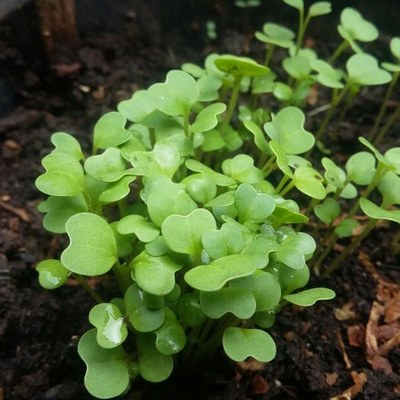
#> input picture assets/pakcoy_stages/fase_awal.jpg, 400 x 400 px
$ python -i utils.py   (imports and definitions only)
#> lines starting #> are read from the running program, lines starting #| are printed output that depends on the picture; after the words box and inside, x2 and y2 are one past the last pixel; in counts of white or black regions, pixels touching at a corner belong together
#> further down, picture is the input picture: PIL image 400x400 RGB; mean R, G, B 73.7, 92.3, 47.7
"""Fungsi pendukung aplikasi monitoring pakcoy (tanpa TensorFlow/Streamlit)."""
import json
from datetime import datetime

import numpy as np
import pandas as pd
from PIL import Image

CLASS_NAMES = ["masa_pertumbuhan", "mendekati_panen", "siap_panen"]
CNN_CLASS_NAMES = ["bukan_pakcoy", "masa_pertumbuhan", "mendekati_panen", "siap_panen"]
CLASS_LABELS = {
    "bukan_pakcoy": "Bukan Pakcoy",
    "masa_pertumbuhan": "Masa Pertumbuhan",
    "mendekati_panen": "Mendekati Panen",
    "siap_panen": "Siap Panen",
}
JAM_MAP = {"08:00": 0, "12:00": 1, "16:00": 2}
JAM_LIST = ["08:00", "12:00", "16:00"]
SENSOR_COLS = ["Soil Moisture (%)", "Temperature (°C)"]
MATURITY_COL = "Ground Truth Maturity Level (%)"
# Konstanta terpusat siklus budidaya tanaman pakcoy (30 hari)
START_DAY = 1
HARVEST_DAY = 30
CYCLE_DAYS = 30
READINGS_PER_DAY = 3
CYCLE_LENGTH = CYCLE_DAYS * READINGS_PER_DAY  # 90 pembacaan sensor per siklus
LABEL_UMUR = "Umur Tanaman (hari)"
MATURITY_THRESHOLDS = [66.5, 89.0]  # Ambang batas kematangan model LSTM

REQUIRED_COLS = ["Day", "Time", "Soil Moisture (%)", "Temperature (°C)",
                 "Soil Condition", MATURITY_COL, "Ground Truth Criteria"]

DRY_LIMIT = 55.0      # batas kering (%), sama dengan aturan label Dry di Data_Training
WET_LIMIT = 76.0      # batas basah (%)
TEMP_OPT_MIN = 22.0   # batas bawah suhu optimal pertumbuhan pakcoy (°C)
TEMP_OPT_MAX = 28.0   # batas atas suhu optimal pertumbuhan pakcoy (°C)
TEMP_TOL_MIN = 18.0   # batas peringatan udara terlalu sejuk (°C)
TEMP_TOL_MAX = 30.0   # batas peringatan udara terlalu terik (°C)

# Informasi umum agronomi pakcoy (bukan hasil model).
STAGE_INFO = {
    "bukan_pakcoy": {
        "ciri": "Objek bukan merupakan tanaman pakcoy (bisa berupa pot/tanah kosong, gulma/tanaman lain, atau benda sehari-hari).",
        "saran": "Unggah foto daun tanaman pakcoy yang jelas dan fokus dari sudut atas agar dapat dianalisis.",
    },
    "masa_pertumbuhan": {
        "ciri": "Bibit sampai fase vegetatif: daun masih kecil hingga mulai melebar, tanaman belum membentuk roset yang padat.",
        "saran": "Jaga kelembapan tanah tetap stabil, siram teratur, dan pantau hama pada daun muda.",
    },
    "mendekati_panen": {
        "ciri": "Daun makin lebar, roset mulai padat, tangkai daun menebal, dan warna daun semakin hijau pekat.",
        "saran": "Pertahankan penyiraman, kurangi gangguan pada tanaman, dan siapkan jadwal panen.",
    },
    "siap_panen": {
        "ciri": "Daun lebar dan penuh, tangkai tebal, tanaman rimbun. Pakcoy umumnya dipanen sekitar 30 hari setelah tanam.",
        "saran": "Segera panen agar kualitas tidak menurun (daun menguning atau tanaman berbunga jika terlambat).",
    },
}


def load_json(path):
    with open(path, "r", encoding="utf-8") as f:
        return json.load(f)


# ------------------------------------------------------------------ data
# [189 lines left out: functions stage_key, _normalize_time_str, _normalize_soil_condition, normalize_dataset, make_features, stage_from_maturity and 3 more, not called in this run]


# ------------------------------------------------------------------ analisis foto
def green_analysis(img, px_per_cm=0.0, max_side=640):
    """Segmentasi warna hijau sederhana (HSV) untuk memperkirakan tutupan, kerapatan rimbun, dan dimensi fisik daun (cm).
    Secara otomatis mengestimasi ukuran dalam cm berdasarkan standar foto HP, atau kalibrasi presisi dari skala."""
#> called with px_per_cm = 0, max_side = 640
    img = img.convert("RGB")
    ow, oh = img.size
#> ow = 400; oh = 400
    scale = min(1.0, max_side / max(ow, oh))
#> scale = 1
    small = img.resize((max(1, int(ow * scale)), max(1, int(oh * scale))))
    hsv = np.asarray(small.convert("HSV")).astype(np.int16)
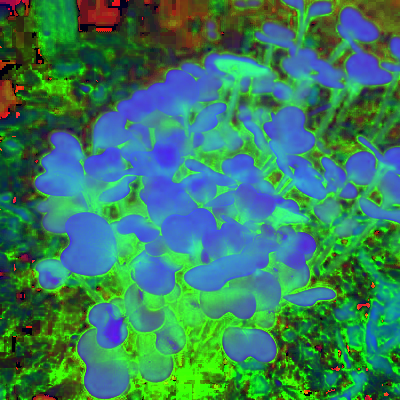
#> hsv: shape (400, 400, 3) int16; mean R, G, B 54.9, 126, 94.8
    h, s, v = hsv[..., 0], hsv[..., 1], hsv[..., 2]
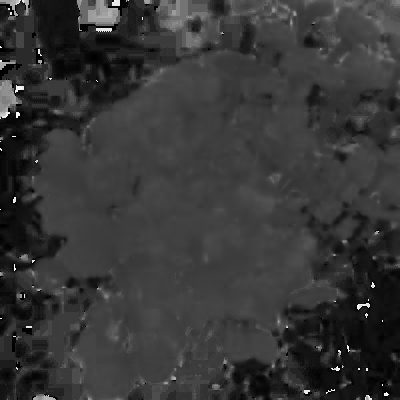
#> h: shape (400, 400) int16; min 0, max 252, mean 54.9
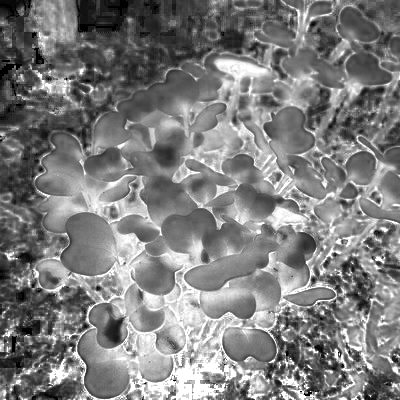
#> s: shape (400, 400) int16; min 0, max 255, mean 126
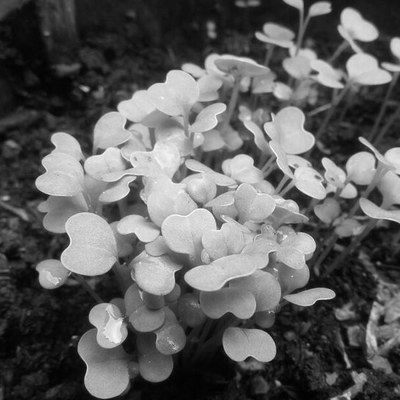
#> v: shape (400, 400) int16; min 0, max 255, mean 94.8
    # Mask daun tanaman: mencakup klorofil hijau dan daun menguning (klorosis), namun menolak warna kulit dan interior
    mask = ((h >= 48) & (h <= 125) & (s >= 50) & (v >= 38)) | ((h >= 38) & (h < 48) & (s >= 70) & (v >= 50))
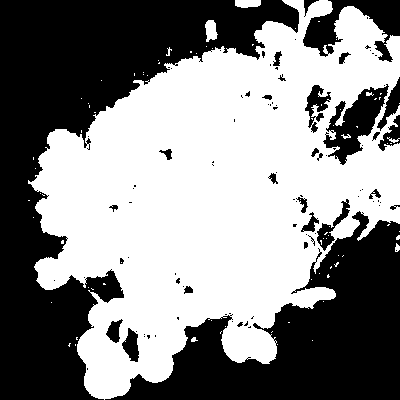
#> mask: shape (400, 400) bool; 53.4% white; 94 black regions (67 under 20 px), largest, box (x1, y1, x2, y2) and area: (0, 0, 299, 400) 41964, (105, 211, 400, 400) 24344, (303, 0, 400, 62) 2579

    result = {
        "coverage_pct": float(mask.mean() * 100.0),
        "bbox_w_px": 0, "bbox_h_px": 0, "compactness": 0.0, "aspect": 0.0,
        "yellow_pct": 0.0, "greenness": 0.0, "brightness": 0.0,
        "area_cm2": 0.0, "width_cm": 0.0, "height_cm": 0.0, "is_estimated_cm": True,
    }
    if mask.any():
        result["yellow_pct"] = float((h[mask] < 50).mean() * 100.0)      # hijau kekuningan
        result["greenness"] = float(s[mask].mean() / 255.0 * 100.0)      # kepekatan warna hijau
        result["brightness"] = float(v[mask].mean() / 255.0 * 100.0)
    rows = np.where(mask.mean(axis=1) > 0.01)[0]
#> rows = 399 values from 0 to 398
    cols = np.where(mask.mean(axis=0) > 0.01)[0]
#> cols = 369 values from 28 to 399
    if len(rows) and len(cols):
        bw = int(cols.max() - cols.min() + 1)
#> bw = 372
        bh = int(rows.max() - rows.min() + 1)
#> bh = 399
        result["bbox_w_px"] = int(round(bw / scale))
        result["bbox_h_px"] = int(round(bh / scale))
        result["compactness"] = float(mask.sum() / max(1, bw * bh))
        result["aspect"] = float(bw / max(1, bh))

        # Konversi ke centimeter (cm & cm²) yang ramah bagi orang awam
        is_manual_scale = bool(px_per_cm and px_per_cm > 0)
        effective_px_per_cm = float(px_per_cm) if is_manual_scale else max(1.0, float(max(ow, oh)) / 50.0)
#> effective_px_per_cm = 8
        result["width_cm"] = float(result["bbox_w_px"] / effective_px_per_cm)
        result["height_cm"] = float(result["bbox_h_px"] / effective_px_per_cm)
        result["area_cm2"] = float(mask.sum() / (scale ** 2) / (effective_px_per_cm ** 2))
        result["is_estimated_cm"] = not is_manual_scale

    arr = np.asarray(small).astype(np.float32)
    arr[~mask] *= 0.3
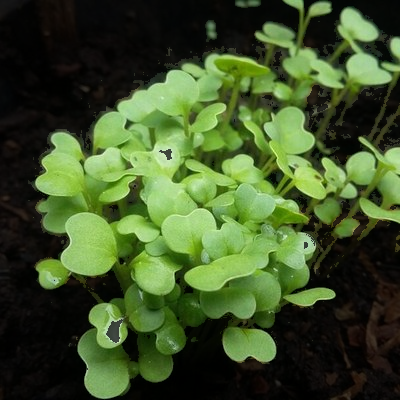
#> arr: shape (400, 400, 3) float32; mean R, G, B 62.6, 82.4, 40.6
    result["overlay"] = Image.fromarray(arr.astype(np.uint8))
    return result


# [102 lines left out: functions validate_plant_image, readiness_index, build_report, _has_tabulate, not called in this run]

>>> from PIL import Image
>>> picture = Image.open('assets/pakcoy_stages/fase_awal.jpg')
>>> result = green_analysis(picture)
#> result = 13 items

$ run again, on assets/pakcoy_stages/masa_pertumbuhan.jpg
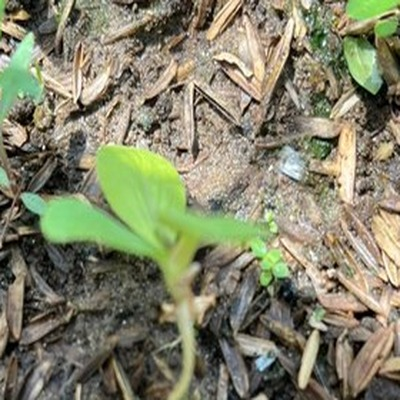
#> input picture assets/pakcoy_stages/masa_pertumbuhan.jpg, 400 x 400 px
#> picture is the input picture: PIL image 400x400 RGB; mean R, G, B 130.5, 130.7, 105.4
#> in green_analysis, `mask = ((h >= 48) & (h <= 125) & (s >= 50) & (v >= 38)) | ((h >= 38) &..`:
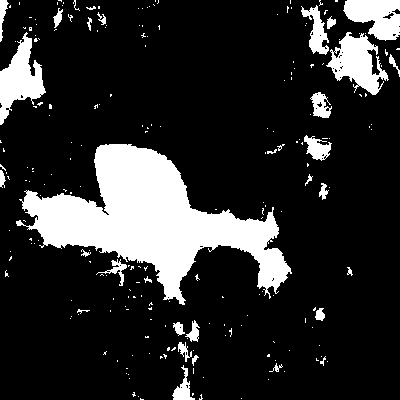
#> mask: shape (400, 400) bool; 17.2% white; 224 white regions (191 under 20 px), largest, box (x1, y1, x2, y2) and area: (16, 144, 292, 305) 17886, (0, 32, 46, 125) 2008, (326, 32, 389, 95) 1985
#> rows = 369 values from 0 to 399
#> cols = 390 values from 0 to 399
#> bw = 400
#> in green_analysis, `arr[~mask] *= 0.3`:
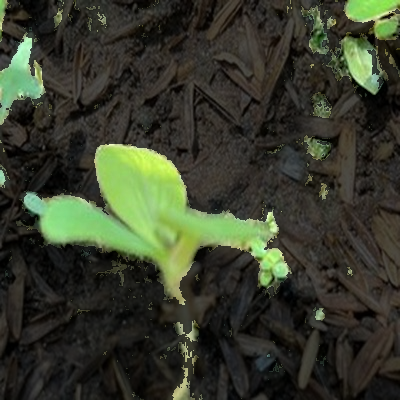
#> arr: shape (400, 400, 3) float32; mean R, G, B 55.4, 60.1, 43.9
#> result = 13 items

$ run again, on assets/pakcoy_stages/mendekati_panen.jpg
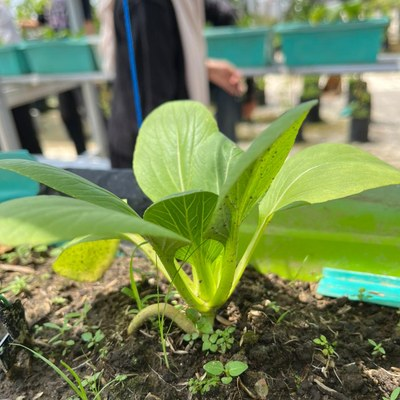
#> input picture assets/pakcoy_stages/mendekati_panen.jpg, 400 x 400 px
#> picture is the input picture: PIL image 400x400 RGB; mean R, G, B 115.3, 132.7, 85.2
#> in green_analysis, `mask = ((h >= 48) & (h <= 125) & (s >= 50) & (v >= 38)) | ((h >= 38) &..`:
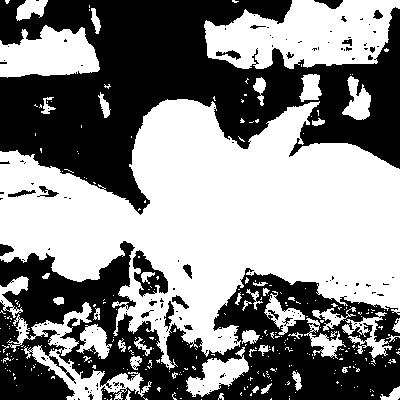
#> mask: shape (400, 400) bool; 52.9% white; 159 black regions (137 under 20 px), largest, box (x1, y1, x2, y2) and area: (0, 0, 400, 215) 41633, (0, 241, 400, 400) 31198, (133, 250, 168, 297) 781
#> rows = 400 values from 0 to 399
#> bw = 400
#> in green_analysis, `arr[~mask] *= 0.3`:
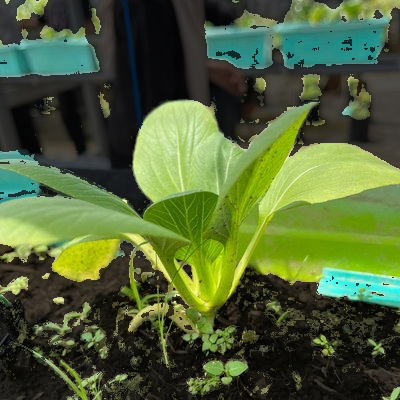
#> arr: shape (400, 400, 3) float32; mean R, G, B 80, 98.3, 55.2
#> result = 13 items

$ run again, on assets/pakcoy_stages/siap_panen.jpg
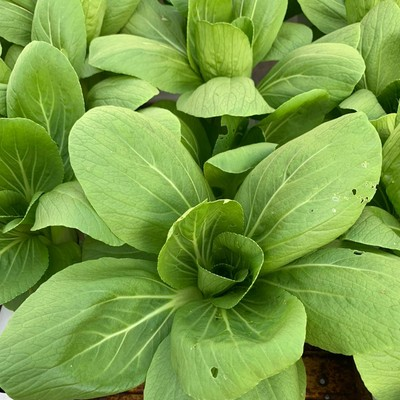
#> input picture assets/pakcoy_stages/siap_panen.jpg, 400 x 400 px
#> picture is the input picture: PIL image 400x400 RGB; mean R, G, B 121, 158.5, 69.9
#> in green_analysis, `mask = ((h >= 48) & (h <= 125) & (s >= 50) & (v >= 38)) | ((h >= 38) &..`:
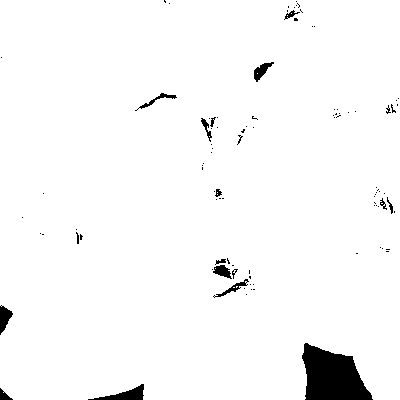
#> mask: shape (400, 400) bool; 97.2% white; 97 black regions (80 under 20 px), largest, box (x1, y1, x2, y2) and area: (302, 343, 373, 400) 2726, (88, 384, 144, 400) 366, (0, 305, 13, 335) 217
#> rows = 400 values from 0 to 399
#> bw = 400
#> in green_analysis, `arr[~mask] *= 0.3`:
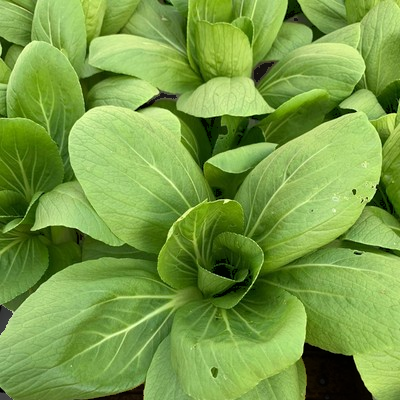
#> arr: shape (400, 400, 3) float32; mean R, G, B 120.2, 157.7, 69.5
#> result = 13 items
